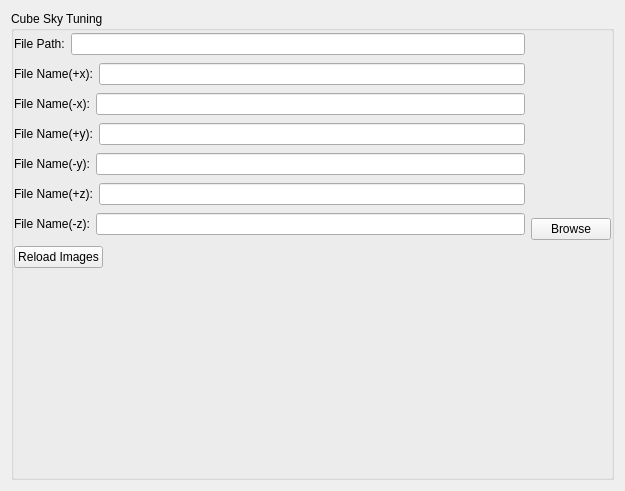
<?xml version="1.0" encoding="UTF-8"?>
<ui version="4.0">
 <class>CubeSkyTuner</class>
 <widget class="QWidget" name="CubeSkyTuner">
  <property name="geometry">
   <rect>
    <x>0</x>
    <y>0</y>
    <width>625</width>
    <height>491</height>
   </rect>
  </property>
  <property name="windowTitle">
   <string>Form</string>
  </property>
  <layout class="QVBoxLayout" name="verticalLayout">
   <item>
    <widget class="QGroupBox" name="groupBox">
     <property name="title">
      <string>Cube Sky Tuning</string>
     </property>
     <layout class="QVBoxLayout" name="verticalLayout_4">
      <property name="leftMargin">
       <number>0</number>
      </property>
      <property name="topMargin">
       <number>0</number>
      </property>
      <property name="rightMargin">
       <number>0</number>
      </property>
      <property name="bottomMargin">
       <number>0</number>
      </property>
      <item>
       <layout class="QHBoxLayout" name="horizontalLayout_8">
        <item>
         <widget class="QWidget" name="widget" native="true">
          <property name="sizePolicy">
           <sizepolicy hsizetype="Expanding" vsizetype="Preferred">
            <horstretch>1</horstretch>
            <verstretch>0</verstretch>
           </sizepolicy>
          </property>
          <layout class="QVBoxLayout" name="verticalLayout_2">
           <property name="leftMargin">
            <number>0</number>
           </property>
           <property name="topMargin">
            <number>0</number>
           </property>
           <property name="rightMargin">
            <number>0</number>
           </property>
           <property name="bottomMargin">
            <number>0</number>
           </property>
           <item>
            <layout class="QHBoxLayout" name="horizontalLayout">
             <item>
              <widget class="QLabel" name="label">
               <property name="text">
                <string>File Path:</string>
               </property>
              </widget>
             </item>
             <item>
              <widget class="QLineEdit" name="file_path"/>
             </item>
            </layout>
           </item>
           <item>
            <layout class="QHBoxLayout" name="horizontalLayout_2">
             <item>
              <widget class="QLabel" name="label_2">
               <property name="text">
                <string>File Name(+x):</string>
               </property>
              </widget>
             </item>
             <item>
              <widget class="QLineEdit" name="name_posx"/>
             </item>
            </layout>
           </item>
           <item>
            <layout class="QHBoxLayout" name="horizontalLayout_3">
             <item>
              <widget class="QLabel" name="label_3">
               <property name="text">
                <string>File Name(-x):</string>
               </property>
              </widget>
             </item>
             <item>
              <widget class="QLineEdit" name="name_negx"/>
             </item>
            </layout>
           </item>
           <item>
            <layout class="QHBoxLayout" name="horizontalLayout_5">
             <item>
              <widget class="QLabel" name="label_5">
               <property name="text">
                <string>File Name(+y):</string>
               </property>
              </widget>
             </item>
             <item>
              <widget class="QLineEdit" name="name_posy"/>
             </item>
            </layout>
           </item>
           <item>
            <layout class="QHBoxLayout" name="horizontalLayout_4">
             <item>
              <widget class="QLabel" name="label_4">
               <property name="text">
                <string>File Name(-y):</string>
               </property>
              </widget>
             </item>
             <item>
              <widget class="QLineEdit" name="name_negy"/>
             </item>
            </layout>
           </item>
           <item>
            <layout class="QHBoxLayout" name="horizontalLayout_7">
             <item>
              <widget class="QLabel" name="label_7">
               <property name="text">
                <string>File Name(+z):</string>
               </property>
              </widget>
             </item>
             <item>
              <widget class="QLineEdit" name="name_posz"/>
             </item>
            </layout>
           </item>
           <item>
            <layout class="QHBoxLayout" name="horizontalLayout_6">
             <item>
              <widget class="QLabel" name="label_6">
               <property name="text">
                <string>File Name(-z):</string>
               </property>
              </widget>
             </item>
             <item>
              <widget class="QLineEdit" name="name_negz"/>
             </item>
            </layout>
           </item>
          </layout>
         </widget>
        </item>
        <item>
         <layout class="QVBoxLayout" name="verticalLayout_3">
          <item>
           <spacer name="verticalSpacer">
            <property name="orientation">
             <enum>Qt::Vertical</enum>
            </property>
            <property name="sizeHint" stdset="0">
             <size>
              <width>20</width>
              <height>40</height>
             </size>
            </property>
           </spacer>
          </item>
          <item>
           <widget class="QPushButton" name="btn_browse">
            <property name="text">
             <string>Browse</string>
            </property>
           </widget>
          </item>
         </layout>
        </item>
       </layout>
      </item>
      <item>
       <layout class="QHBoxLayout" name="horizontalLayout_9">
        <item>
         <widget class="QPushButton" name="btn_reload">
          <property name="text">
           <string>Reload Images</string>
          </property>
         </widget>
        </item>
        <item>
         <spacer name="horizontalSpacer">
          <property name="orientation">
           <enum>Qt::Horizontal</enum>
          </property>
          <property name="sizeHint" stdset="0">
           <size>
            <width>40</width>
            <height>20</height>
           </size>
          </property>
         </spacer>
        </item>
       </layout>
      </item>
      <item>
       <spacer name="verticalSpacer_2">
        <property name="orientation">
         <enum>Qt::Vertical</enum>
        </property>
        <property name="sizeHint" stdset="0">
         <size>
          <width>20</width>
          <height>196</height>
         </size>
        </property>
       </spacer>
      </item>
     </layout>
    </widget>
   </item>
  </layout>
 </widget>
 <resources/>
 <connections/>
</ui>
